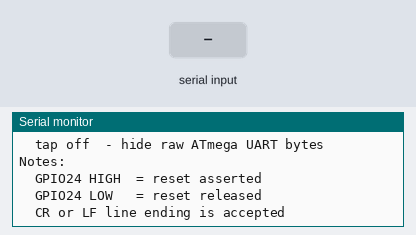
A sketch run on a simulated ESP32. On the bench: the last lines printed to the serial monitor. Inputs (shaded band) come from the test bench.

Above: at 1.4 s.
1.5 s: "1\n" received over Serial
At 1.9 s:
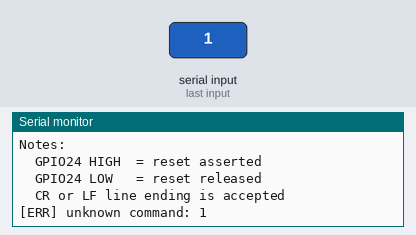
3.0 s: "0\n" received over Serial
At 4.2 s:
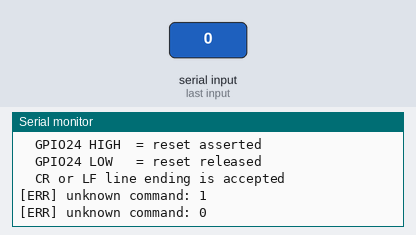

Measured:
- after the input at 1.5 s, the serial monitor: prints a new line at once (image 1)
- after the input at 3.0 s, the serial monitor: prints a new line at once (image 2)

The sketch:

ATmega_GPIO24_Reset_Test.ino
```cpp
#include <Arduino.h>

#ifndef ATMEGA_RX_PIN
#define ATMEGA_RX_PIN 4
#endif

#ifndef ATMEGA_TX_PIN
#define ATMEGA_TX_PIN 5
#endif

#ifndef ATMEGA_RESET_PIN
#define ATMEGA_RESET_PIN 24
#endif

static const uint32_t USB_BAUD = 115200;
static const uint32_t ATMEGA_BAUD = 115200;
static const uint32_t RESET_PULSE_MS = 200;

HardwareSerial ATMEGA(2);

static char g_cmd[64];
static uint8_t g_cmdLen = 0;
static bool g_tapEnabled = false;

static void print_help(void) {
  Serial.println();
  Serial.println("Commands:");
  Serial.println("  help     - show help");
  Serial.println("  reset    - pulse ATmega reset");
  Serial.println("  hold     - hold ATmega in reset");
  Serial.println("  release  - release ATmega reset");
  Serial.println("  ping     - print local status");
  Serial.println("  tap on   - show raw ATmega UART bytes");
  Serial.println("  tap off  - hide raw ATmega UART bytes");
  Serial.println();
  Serial.println("Notes:");
  Serial.println("  GPIO24 HIGH  = reset asserted");
  Serial.println("  GPIO24 LOW   = reset released");
  Serial.println("  CR or LF line ending is accepted");
  Serial.println();
}

static void atmega_reset_hold(void) {
  digitalWrite(ATMEGA_RESET_PIN, HIGH);
}

static void atmega_reset_release(void) {
  digitalWrite(ATMEGA_RESET_PIN, LOW);
}

static void atmega_reset_pulse(uint32_t pulse_ms) {
  atmega_reset_hold();
  delay(pulse_ms);
  atmega_reset_release();
}

static void handle_command(const char* line) {
  if (!line || !line[0]) return;

  if (strcasecmp(line, "help") == 0) {
    print_help();
    return;
  }

  if (strcasecmp(line, "reset") == 0) {
    Serial.println("[RESET] pulse start");
    atmega_reset_pulse(RESET_PULSE_MS);
    Serial.println("[RESET] pulse end");
    return;
  }

  if (strcasecmp(line, "hold") == 0) {
    atmega_reset_hold();
    Serial.println("[RESET] held low on ATmega side");
    return;
  }

  if (strcasecmp(line, "release") == 0) {
    atmega_reset_release();
    Serial.println("[RESET] released");
    return;
  }

  if (strcasecmp(line, "ping") == 0) {
    Serial.printf("[PING] reset_gpio=%d uart=%lu tap=%s\n",
                  digitalRead(ATMEGA_RESET_PIN),
                  (unsigned long)ATMEGA_BAUD,
                  g_tapEnabled ? "on" : "off");
    return;
  }

  if (strcasecmp(line, "tap on") == 0) {
    g_tapEnabled = true;
    Serial.println("[TAP] raw ATmega UART output enabled");
    return;
  }

  if (strcasecmp(line, "tap off") == 0) {
    g_tapEnabled = false;
    Serial.println("[TAP] raw ATmega UART output muted");
    return;
  }

  Serial.print("[ERR] unknown command: ");
  Serial.println(line);
}

void setup() {
  Serial.begin(USB_BAUD);
  delay(200);

  pinMode(ATMEGA_RESET_PIN, OUTPUT);
  atmega_reset_release();

  ATMEGA.begin(ATMEGA_BAUD, SERIAL_8N1, ATMEGA_RX_PIN, ATMEGA_TX_PIN);

  Serial.println();
  Serial.println("=== ATmega GPIO24 Reset Test ===");
  Serial.printf("ATMEGA UART pins: RX=%d TX=%d @%lu\n",
                ATMEGA_RX_PIN,
                ATMEGA_TX_PIN,
                (unsigned long)ATMEGA_BAUD);
  Serial.printf("ATMEGA RESET pin: GPIO%d (active via NPN)\n", ATMEGA_RESET_PIN);
  Serial.println("Default state: reset released");
  Serial.println("Raw ATmega UART tap: OFF");
  print_help();
}

void loop() {
  while (Serial.available()) {
    char c = (char)Serial.read();
    if (c == '\r' || c == '\n') {
      if (g_cmdLen == 0) continue;
      g_cmd[g_cmdLen] = 0;
      handle_command(g_cmd);
      g_cmdLen = 0;
      continue;
    }

    if (g_cmdLen < sizeof(g_cmd) - 1) {
      g_cmd[g_cmdLen++] = c;
    }
  }

  while (ATMEGA.available()) {
    char c = (char)ATMEGA.read();
    if (g_tapEnabled) {
      Serial.write(c);
    }
  }
}
```
